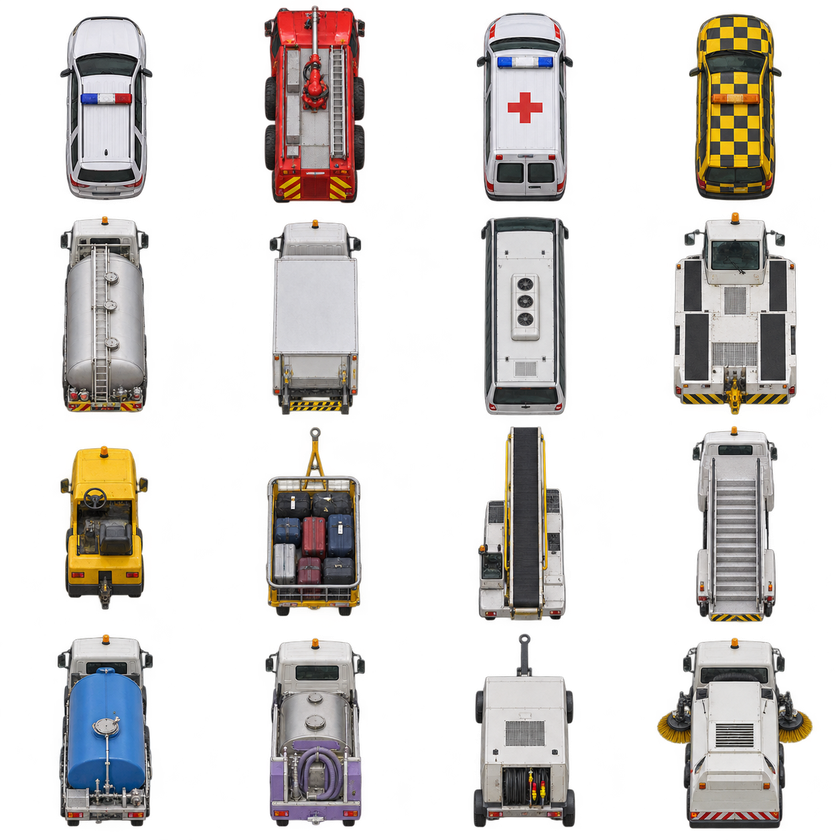
#> input picture art/ground-services/source-atlas.png, 840 x 840 px, shrunk from 1254 x 1254 before the run
$ python import_ground_services.py
#> lines starting #> are read from the running program, lines starting #| are printed output that depends on the picture; after the words box and inside, x2 and y2 are one past the last pixel; in counts of white or black regions, pixels touching at a corner belong together
"""Split the cleaned user atlas into asset-catalog sprites; preserve pixel colours.
Requires Pillow and NumPy for this offline preparation step only.
"""
from pathlib import Path
from collections import deque
import json
import numpy as np
from PIL import Image

root = Path(__file__).resolve().parent.parent
source = root / 'art/ground-services/source-atlas.png'
image = Image.open(source).convert('RGBA')
#> image is the input picture: PIL image 840x840 RGBA; mean R, G, B, A 55.8, 51.4, 48.4, 86.3
rgba = np.asarray(image)
height, width = rgba.shape[:2]
#> height = 840; width = 840
# Nearly transparent fringe is ignored for measuring bounds. Crops retain the
# original alpha and antialiasing; no aircraft is painted or reconstructed here.
mask = rgba[:, :, 3] > 32
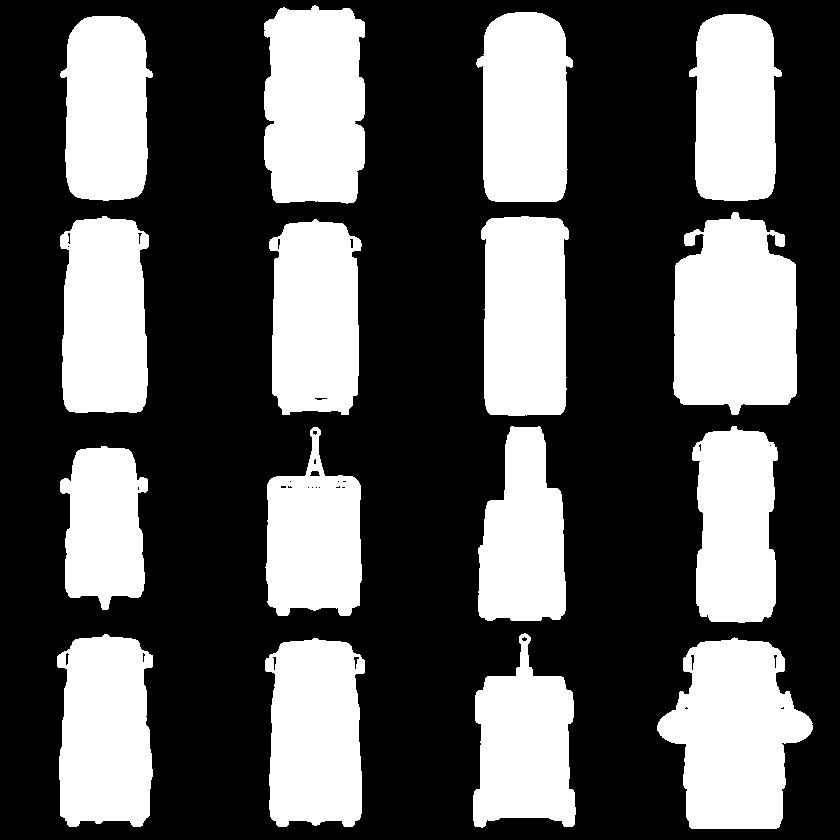
#> mask: shape (840, 840) bool; 35% white; 16 white regions, largest, box (x1, y1, x2, y2) and area: (673, 212, 797, 415) 20847, (657, 637, 813, 829) 19912, (264, 5, 365, 204) 18106
seen = np.zeros(mask.shape, dtype=bool)
components = []
for row, col in zip(*np.where(mask)):
    if seen[row, col]:
        continue
    queue = deque([(int(col), int(row))])
    seen[row, col] = True
    area = 0
    xmin = xmax = int(col)
    ymin = ymax = int(row)
    while queue:
        x, y = queue.popleft()
        area += 1
        xmin = min(xmin, x); xmax = max(xmax, x)
        ymin = min(ymin, y); ymax = max(ymax, y)
        for dy in (-1, 0, 1):
            for dx in (-1, 0, 1):
                nx, ny = x + dx, y + dy
                if 0 <= nx < width and 0 <= ny < height and mask[ny, nx] and not seen[ny, nx]:
                    seen[ny, nx] = True
                    queue.append((nx, ny))
    if area >= 1000:
        components.append((area, (xmin, ymin, xmax + 1, ymax + 1)))
#> this loop made 247179 passes
#> (row, col) on passes 2 to 4: (5, 315), (6, 312), (6, 313)
#> after the loop, components = 16 items

def ordering(component):
    _, (left, top, right, bottom) = component
    return (round(((top + bottom) / 2 - 156) / 313.5), (left + right) / 2)

components.sort(key=ordering)
assert len(components) == 16, f'Expected sixteen vehicles; found {len(components)}'
manifest = []
for index, (area, bounds) in enumerate(components, 1):
    left, top, right, bottom = bounds
    box = (max(0, left - 3), max(0, top - 3), min(width, right + 3), min(height, bottom + 3))
    sprite = image.crop(box)
    name = f'GroundService-{index:02}'
    directory = root / 'AirTrafficControl/Assets.xcassets' / f'{name}.imageset'
    directory.mkdir(exist_ok=True)
    filename = name.lower() + '.png'
    sprite.save(directory / filename)
    (directory / 'Contents.json').write_text(json.dumps({'images': [{'filename': filename, 'idiom': 'universal'}], 'info': {'author': 'xcode', 'version': 1}}, indent=2) + '\n')
    manifest.append({'asset': name, 'sourceBounds': box, 'size': list(sprite.size), 'foregroundPixels': area})
    print(name, box, sprite.size)
#> this loop made 16 passes
#> (area, left, top, right, bottom, box, name, filename) on passes 1 to 7: (14233, 60, 16, 153, 201, (57, 13, 156, 204), 'GroundService-01', 'groundservice-01.png'), (18106, 264, 5, 365, 204, (261, 2, 368, 207), 'GroundService-02', 'groundservice-02.png'), (15431, 476, 12, 573, 202, (473, 9, 576, 205), 'GroundService-03', 'groundservice-03.png'), (14326, 689, 14, 782, 201, (686, 11, 785, 204), 'GroundService-04', 'groundservice-04.png'), (10988, 60, 446, 148, 610, (57, 443, 151, 613), 'GroundService-05', 'groundservice-05.png'), (15506, 60, 216, 149, 413, (57, 213, 152, 416), 'GroundService-06', 'groundservice-06.png'), (12929, 265, 427, 362, 616, (262, 424, 365, 619), 'GroundService-07', 'groundservice-07.png')
#| GroundService-01 (57, 13, 156, 204) (99, 191)
#| GroundService-02 (261, 2, 368, 207) (107, 205)
#| GroundService-03 (473, 9, 576, 205) (103, 196)
#| GroundService-04 (686, 11, 785, 204) (99, 193)
#| GroundService-05 (57, 443, 151, 613) (94, 170)
#| GroundService-06 (57, 213, 152, 416) (95, 203)
#| GroundService-07 (262, 424, 365, 619) (103, 195)
#| GroundService-08 (266, 216, 365, 418) (99, 202)
#> (further printed lines are left out)
#> pass 1, `sprite = image.crop(box)`:
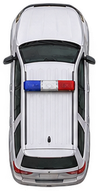
#> sprite: PIL image 99x191 RGBA; mean R, G, B, A 126.4, 124.5, 128.9, 186.5; transparent parts drawn white
#> pass 2, `sprite = image.crop(box)`:
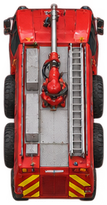
#> sprite: PIL image 107x205 RGBA; mean R, G, B, A 126.8, 69, 64.1, 203.9; transparent parts drawn white
#> pass 3, `sprite = image.crop(box)`:
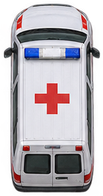
#> sprite: PIL image 103x196 RGBA; mean R, G, B, A 136.2, 129.3, 135.3, 189.6; transparent parts drawn white
#> after the loop:
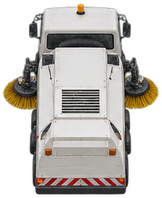
#> sprite: PIL image 162x198 RGBA; mean R, G, B, A 103.3, 98.5, 93.5, 152.7; transparent parts drawn white
#> after the loop, manifest = 16 items
(root / 'art/ground-services/import-manifest.json').write_text(json.dumps(manifest, indent=2) + '\n')
